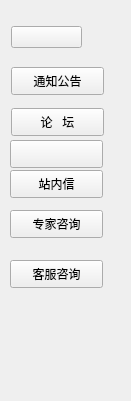
  <widget class="QWidget" name="left" native="true">
   <property name="geometry">
    <rect>
     <x>0</x>
     <y>0</y>
     <width>131</width>
     <height>401</height>
    </rect>
   </property>
   <property name="sizePolicy">
    <sizepolicy hsizetype="Expanding" vsizetype="Expanding">
     <horstretch>0</horstretch>
     <verstretch>0</verstretch>
    </sizepolicy>
   </property>
   <widget class="QPushButton" name="notice">
    <property name="geometry">
     <rect>
      <x>11</x>
      <y>67</y>
      <width>93</width>
      <height>28</height>
     </rect>
    </property>
    <property name="sizePolicy">
     <sizepolicy hsizetype="Minimum" vsizetype="Fixed">
      <horstretch>0</horstretch>
      <verstretch>0</verstretch>
     </sizepolicy>
    </property>
    <property name="text">
     <string>通知公告</string>
    </property>
   </widget>
   <widget class="QPushButton" name="forum">
    <property name="geometry">
     <rect>
      <x>11</x>
      <y>108</y>
      <width>93</width>
      <height>28</height>
     </rect>
    </property>
    <property name="text">
     <string>论   坛</string>
    </property>
   </widget>
   <widget class="QPushButton" name="letter">
    <property name="geometry">
     <rect>
      <x>10</x>
      <y>170</y>
      <width>93</width>
      <height>28</height>
     </rect>
    </property>
    <property name="text">
     <string>站内信</string>
    </property>
   </widget>
   <widget class="QPushButton" name="expert">
    <property name="geometry">
     <rect>
      <x>10</x>
      <y>210</y>
      <width>93</width>
      <height>28</height>
     </rect>
    </property>
    <property name="text">
     <string>专家咨询</string>
    </property>
   </widget>
   <widget class="QPushButton" name="help">
    <property name="geometry">
     <rect>
      <x>10</x>
      <y>260</y>
      <width>93</width>
      <height>28</height>
     </rect>
    </property>
    <property name="text">
     <string>客服咨询</string>
    </property>
   </widget>
   <widget class="QWidget" name="head" native="true">
    <property name="geometry">
     <rect>
      <x>11</x>
      <y>17</y>
      <width>71</width>
      <height>41</height>
     </rect>
    </property>
    <property name="sizePolicy">
     <sizepolicy hsizetype="Fixed" vsizetype="Fixed">
      <horstretch>0</horstretch>
      <verstretch>0</verstretch>
     </sizepolicy>
    </property>
    <layout class="QVBoxLayout" name="verticalLayout_7">
     <item>
      <widget class="QPushButton" name="h">
       <property name="text">
        <string/>
       </property>
      </widget>
     </item>
    </layout>
   </widget>
   <widget class="QPushButton" name="func">
    <property name="geometry">
     <rect>
      <x>10</x>
      <y>140</y>
      <width>93</width>
      <height>28</height>
     </rect>
    </property>
    <property name="text">
     <string/>
    </property>
   </widget>
  </widget>
